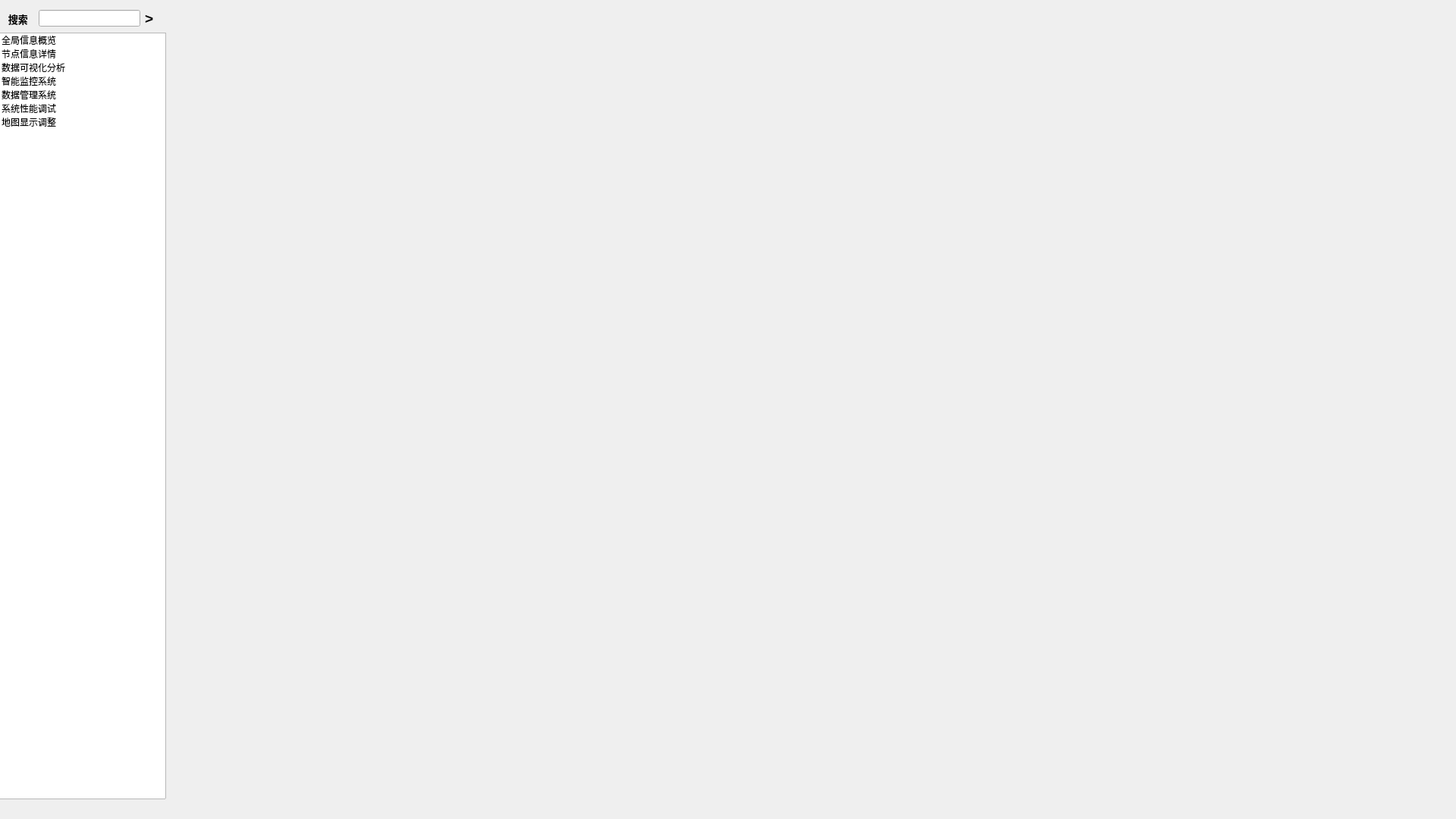
<?xml version="1.0" encoding="UTF-8"?>
<ui version="4.0">
 <class>CSystemMain</class>
 <widget class="QMainWindow" name="CSystemMain">
  <property name="geometry">
   <rect>
    <x>0</x>
    <y>0</y>
    <width>1920</width>
    <height>1080</height>
   </rect>
  </property>
  <property name="sizePolicy">
   <sizepolicy hsizetype="Expanding" vsizetype="Expanding">
    <horstretch>0</horstretch>
    <verstretch>0</verstretch>
   </sizepolicy>
  </property>
  <property name="windowTitle">
   <string>MainWindow</string>
  </property>
  <widget class="QWidget" name="centralwidget">
   <widget class="QListWidget" name="MenuList">
    <property name="geometry">
     <rect>
      <x>-2</x>
      <y>43</y>
      <width>221</width>
      <height>1011</height>
     </rect>
    </property>
    <property name="minimumSize">
     <size>
      <width>150</width>
      <height>500</height>
     </size>
    </property>
    <item>
     <property name="text">
      <string>全局信息概览</string>
     </property>
    </item>
    <item>
     <property name="text">
      <string>节点信息详情</string>
     </property>
    </item>
    <item>
     <property name="text">
      <string>数据可视化分析</string>
     </property>
    </item>
    <item>
     <property name="text">
      <string>智能监控系统</string>
     </property>
    </item>
    <item>
     <property name="text">
      <string>数据管理系统</string>
     </property>
    </item>
    <item>
     <property name="text">
      <string>系统性能调试</string>
     </property>
    </item>
    <item>
     <property name="text">
      <string>地图显示调整</string>
     </property>
    </item>
   </widget>
   <widget class="QWidget" name="layoutWidget">
    <property name="geometry">
     <rect>
      <x>0</x>
      <y>10</y>
      <width>208</width>
      <height>29</height>
     </rect>
    </property>
    <layout class="QHBoxLayout" name="horizontalLayout">
     <item>
      <widget class="QLabel" name="label">
       <property name="font">
        <font>
         <pointsize>10</pointsize>
         <weight>75</weight>
         <bold>true</bold>
        </font>
       </property>
       <property name="text">
        <string>   搜索  </string>
       </property>
      </widget>
     </item>
     <item>
      <widget class="QLineEdit" name="lineEdit"/>
     </item>
     <item>
      <widget class="QLabel" name="label_2">
       <property name="font">
        <font>
         <pointsize>14</pointsize>
         <weight>75</weight>
         <bold>true</bold>
        </font>
       </property>
       <property name="text">
        <string>&gt; </string>
       </property>
      </widget>
     </item>
    </layout>
   </widget>
   <widget class="QWidget" name="widget" native="true">
    <property name="geometry">
     <rect>
      <x>230</x>
      <y>0</y>
      <width>1700</width>
      <height>1000</height>
     </rect>
    </property>
    <property name="sizePolicy">
     <sizepolicy hsizetype="Expanding" vsizetype="Expanding">
      <horstretch>0</horstretch>
      <verstretch>0</verstretch>
     </sizepolicy>
    </property>
   </widget>
  </widget>
  <widget class="QMenuBar" name="menubar">
   <property name="geometry">
    <rect>
     <x>0</x>
     <y>0</y>
     <width>1920</width>
     <height>25</height>
    </rect>
   </property>
  </widget>
 </widget>
 <resources/>
 <connections/>
</ui>
